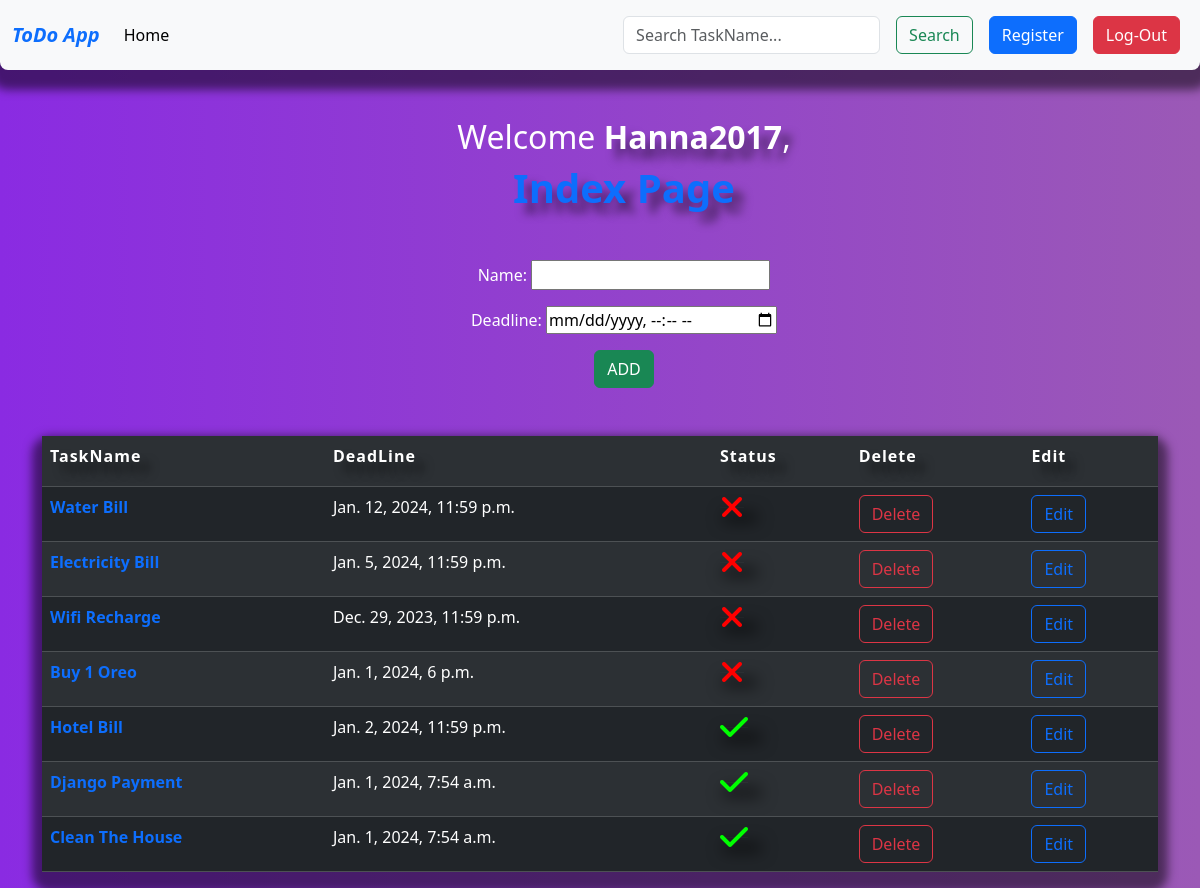
Page /index/ (signed in) on the committed database.
### reminder/models.py (models this page shows, shortened)
class Task(models.Model):
    name    =   models.CharField(max_length = 20)
    date    =   models.DateField(auto_now_add = True)
    user    =   models.ForeignKey(User,on_delete = models.CASCADE)
    complete=   models.BooleanField(default = False)
    deadline=   models.DateTimeField()

### reminder/views.py (the view, shortened to what this page needs)
# urls.py: path('index/',TaskView.as_view(),name="index"),
@method_decorator(signin_required, name="dispatch")
class TaskView(View):
    def get(self,request,*args,**kwargs):
        form    =   Taskform()
        data    =   Task.objects.filter(user=request.user).order_by('complete')
        return render(request,"index.html",{"form":form, "data":data})

### reminder/forms.py
class Taskform(forms.ModelForm):
    class Meta:
        model   =   Task
        fields  =   ['name','deadline']
        widgets =   {
            'deadline': forms.DateTimeInput(attrs={'type':'datetime-local'}),
        }

### reminder/views.py (called while the page is built)
def signin_required(fn):                                         ########  -------  DECORATOR OF CHECKING IF WE ARE LOGGED - IN OR NOT  -------
    def wrapper(request,*args,**kwargs):
        if not request.user.is_authenticated:
            return redirect("login")
        else:
            return fn(request,*args,**kwargs)
    return wrapper

### reminder/templates/index.html (shortened to what this page needs)
{% extends 'base.html' %}
{% block body %}
    <h2 class="welcome mt-5 ms-5">Welcome <b><span>{{request.user}}</span></b>,</h2>
    <h1 class="title ms-5 text-primary"><b>Index Page</b></h1>
    <form class="form ms-5 mt-5" action="" method="post">
        {{form.as_p}}
        <button class="btn btn-success" type="submit">ADD</button>
    </form>
    <div class="container">
        <table class="table table-striped table-dark table-hover mt-5 ">
            <tr>
                <th>TaskName</th>
                <th>DeadLine</th>
                <th>Status</th>
                <th>Delete</th>
                <th>Edit</th>
            </tr>
            {% for i in data %}
                <tr>
                    <td class="text-primary"><b>{{i.name}}</b></td>
                    <td>{{i.deadline}}</td>
                    {% if i.complete == False %}
                        <td><a href="{% url 'updt' i.id %}"><i class="fa-solid fa-xmark fa-2xl" style="color: #ff0000;"></i></a></td>
                    {% else %}
                        <td><a href="{% url 'updt' i.id %}"><i class="fa-solid fa-check fa-2xl" style="color: #00ff00;"></i></a></td>
                    {% endif %}
                    <td><a class="btn btn-outline-danger" href="{% url 'del' i.id %}">Delete</a></td>
                    <td><a class="btn btn-outline-primary" href="{% url 'edit' i.id %}">Edit</a></td>
                </tr>
            {% endfor %}
        </table>
    </div>
{% endblock %}

### reminder/templates/base.html (shortened to what this page needs)
{% load static %}
<!DOCTYPE html>
<html lang="en">
<head>
    <link href="https://cdn.jsdelivr.net/npm/bootstrap@5.3.2/dist/css/bootstrap.min.css" rel="stylesheet">
    <link rel="stylesheet" href="https://cdnjs.cloudflare.com/ajax/libs/font-awesome/6.5.1/css/all.min.css">
</head>
<body>
    <nav class="navbar navbar-expand-lg bg-body-tertiary">
        <div class="container-fluid">
          <a class="navbar-brand text-primary" href="#"><b><em>ToDo App</em></b></a>
          <div class="collapse navbar-collapse" id="navbarSupportedContent">
            <ul class="navbar-nav me-auto mb-2 mb-lg-0">
              <li class="nav-item">
                <a class="nav-link active" aria-current="page" href="{% url 'index' %}">Home</a>
              </li>
            </ul>
            <form action="" class="d-flex" method="post">
              <input class="form-control me-2 mt-2 mb-2" type="text" placeholder="Search TaskName..." name="text">
              <button class="btn btn-outline-success me-2 ms-2 mt-2 mb-2" type="submit">Search</button>
            </form>
            <a href="{% url 'reg' %}"><button class="btn btn-primary me-2 ms-2 mt-2 mb-2" type="submit">Register</button></a>
            <a href="{% url 'signout' %}"><button class="btn btn-danger me-2 ms-2 mt-2 mb-2" type="submit">Log-Out</button></a>
          </div>
        </div>
      </nav>
      <center>
        {% block body %}
        {% endblock %}
      </center>
</body>
</html>

### reminder/templates/base.html (style rules this page uses)
body { background: linear-gradient(90deg, blueviolet, #9b59b6); color: #fff; }
h2 span, h1 { font-weight: 900; text-shadow: 10px 10px 10px rgba(0, 0, 0, 0.5); }
table { box-shadow: 0 10px 10px 10px rgba(0, 0, 0, 0.5); border-radius: 8px; }
.navbar { box-shadow: 0 10px 10px 10px rgba(0, 0, 0, 0.5); border-bottom-left-radius: 8px; border-bottom-right-radius: 8px; }
th { height: 50px; letter-spacing: 1px; text-shadow: 10px 10px 10px rgba(0, 0, 0, 0.5); font-weight: 900; }
.fa-solid { box-shadow: 8px 10px 15px 5px rgba(0, 0, 0, 0.5); }

### rows in the picture
Task: name "Water Bill", deadline "Jan. 12, 2024, 11:59 p.m.", complete False (drawn)
Task: name "Electricity Bill", deadline "Jan. 5, 2024, 11:59 p.m.", complete False (drawn)
Task: name "Wifi Recharge", deadline "Dec. 29, 2023, 11:59 p.m.", complete False (drawn)
Task: name "Buy 1 Oreo", deadline "Jan. 1, 2024, 6 p.m.", complete False (drawn)
Task: name "Hotel Bill", deadline "Jan. 2, 2024, 11:59 p.m.", complete True (drawn)
Task: name "Django Payment", deadline "Jan. 1, 2024, 7:54 a.m.", complete True (drawn)
Task: name "Clean The House", deadline "Jan. 1, 2024, 7:54 a.m.", complete True (drawn)

### other values in the picture
{{ request.user }} "Hanna2017"
